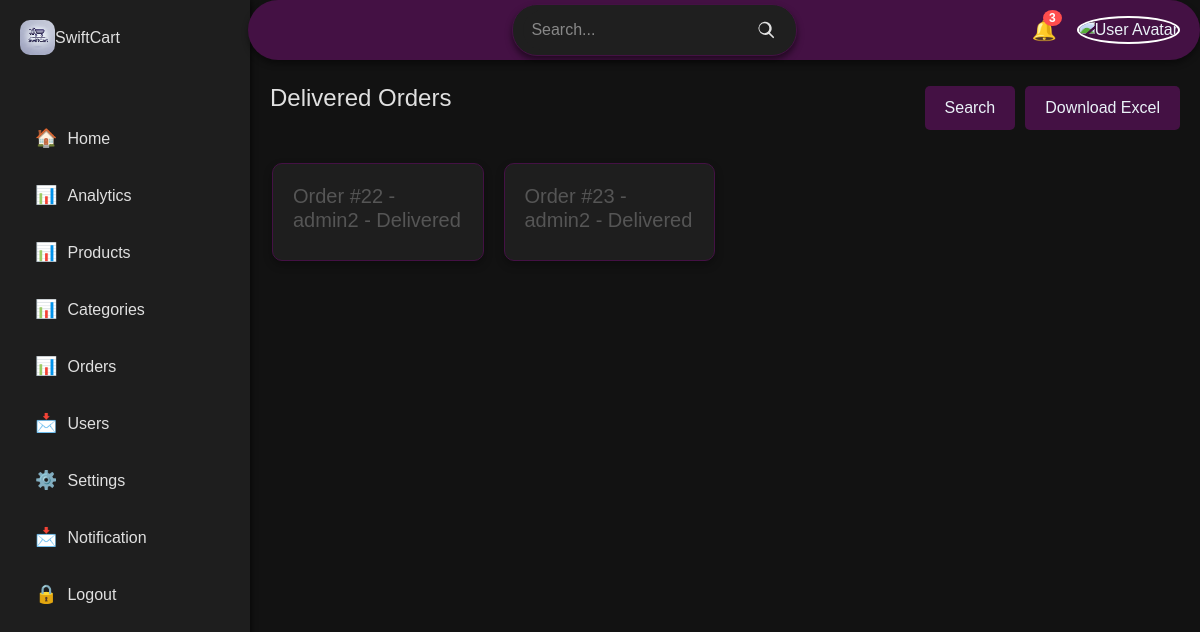
Before: /dashboard/delivered-orders with the older database file.
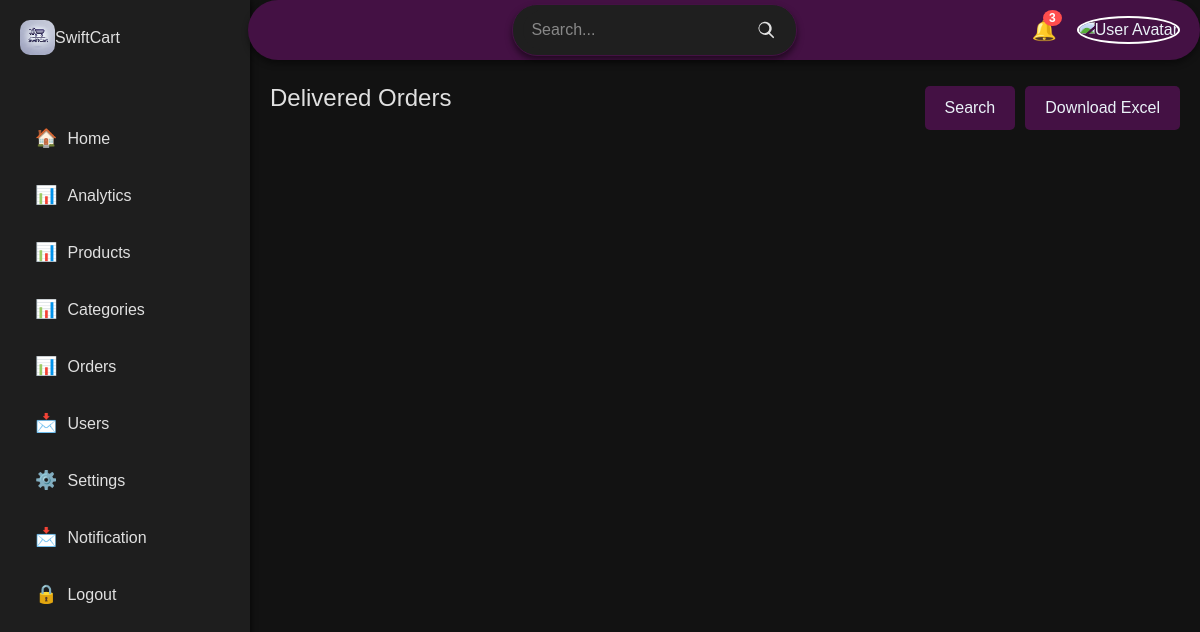
After: the same page with the newer database file.
### payment/models.py (models this page shows, shortened)
class Order(models.Model):
    STATUS_CHOICES = [
        ('Pending', 'Pending'),
        ('Processing', 'Processing'),
        ('Shipped', 'Shipped'),
        ('Delivered', 'Delivered'),
        ('Cancelled', 'Cancelled'),
    ]
    user = models.ForeignKey(User, on_delete=models.CASCADE, related_name='orders', null=True, blank=True)
    session_key = models.CharField(max_length=255, null=True, blank=True)
    reference = models.CharField(max_length=100, unique=True)
    full_name = models.CharField(max_length=255, null=True)
    email = models.CharField(max_length=255, default='')
    shipping_address = models.CharField(max_length=255, null=True,)
    amount_paid = models.DecimalField(max_digits=10, decimal_places=2, default=0.0)
    status = models.CharField(max_length=20, choices=STATUS_CHOICES, default='Pending')
    date_ordered = models.DateTimeField(auto_now_add=True)
    updated_at = models.DateTimeField(auto_now=True)
    def __str__(self):
        if self.user:
            return f"Order #{self.id} - {self.user.username} - {self.status}"
        else:
            return f"Order #{self.id} - Guest - {self.status}"

### dashboard/views.py (the view)
# urls.py: path('delivered-orders', views.delivered_orders, name='delivered-orders'),
def delivered_orders(request):
    orders = Order.objects.filter(status__iexact='delivered')
    return render(request, 'dashboard/delivered_orders.html', {'orders':orders})

### dashboard/templates/dashboard/delivered_orders.html (shortened to what this page needs)
{% extends 'dashboard/base.html' %}
{% load static %}
{% block content %}
<main class="main-content">
    <div class="header" style="margin-top: 4rem;">
        <h2>Delivered Orders</h2>
        <div class="actions">
          <a href="{% url 'search-order' %}" class="btn add-user " id="searchbtn">Search</a>
          <a href="{% url 'download_orders_excel' %}" class="btn add-user" >Download Excel</a>
        </div>
      </div>
      <section class="analytics order">
        {% for order in orders %}
        <a href="{% url 'order' order.id %}" style="text-decoration: none;">
            <div class="card" style="min-height: 80px;">
                <h3>{{order}}</h3>
            </div>
        </a>
        {% endfor %}
    </section>
</main>
{% endblock %}

Changed rows visible on the page:
removed Order: user+id+status "Order #22 - admin2 - Delivered"
removed Order: user+id+status "Order #23 - admin2 - Delivered"
